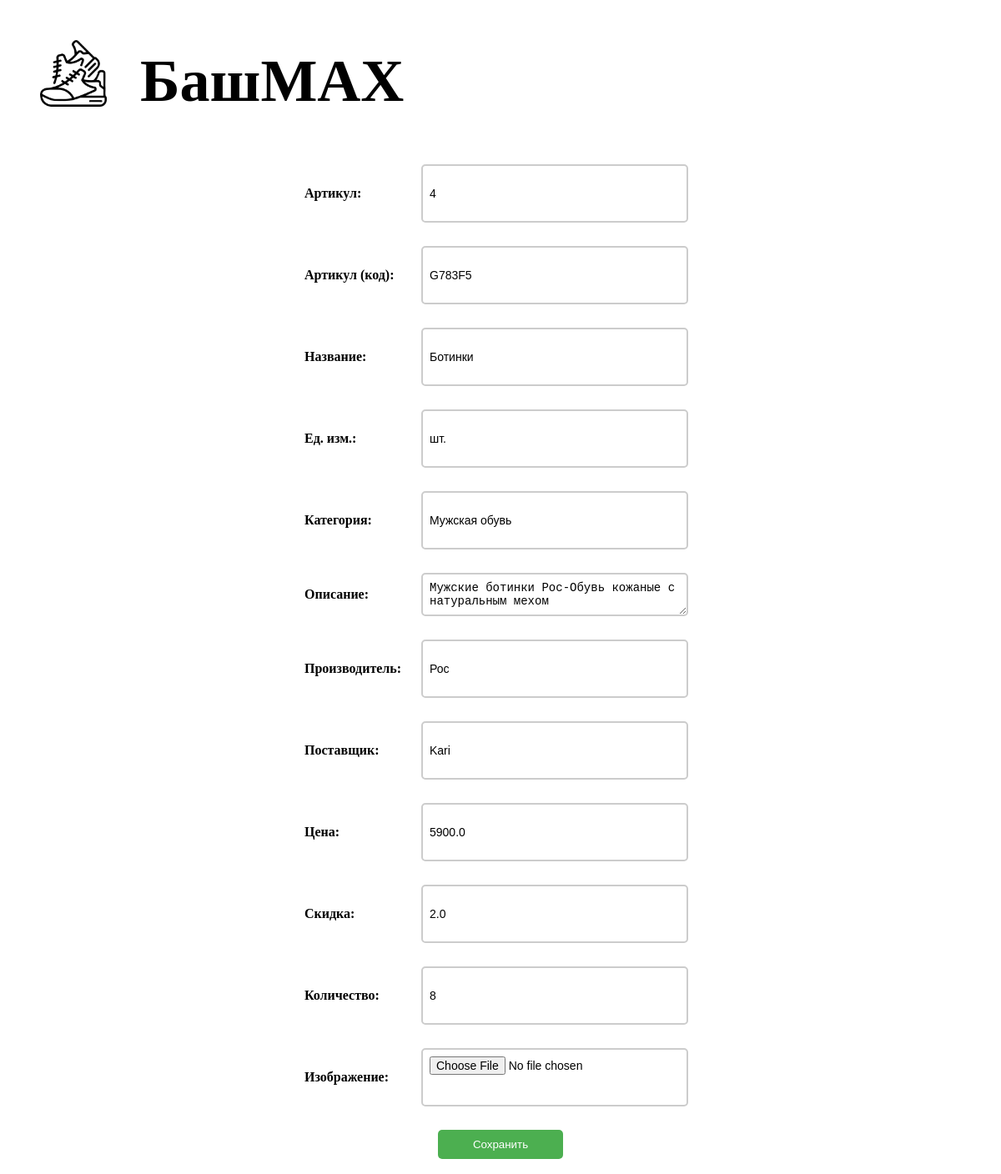
The app's page /edit_product/4 with its own data.
### tables this page shows
CREATE TABLE products (
        id INTEGER PRIMARY KEY AUTOINCREMENT,
        artikul TEXT,
        name TEXT,
        unit TEXT,
        category TEXT,
        description TEXT,
        manufacturer TEXT,
        supplier TEXT,
        price REAL,
        discount REAL,
        quantity INTEGER,
        image TEXT
    );

### main.py (the view, shortened to what this page needs)
@app.route("/edit_product/<int:id>", methods=["GET", "POST"])
def edit_product(id):
    conn = get_db()
    cursor = conn.cursor()
    message = None
    cursor.execute("SELECT * FROM products WHERE id=?", (id,))
    cursor.execute("SELECT * FROM products WHERE id = ?", (id,))
    product = cursor.fetchone()
    conn.close()
    return render_template("edit_product.html", p=product)

### main.py (called while the page is built)
def get_db():
    conn = sqlite3.connect(DB_NAME)
    conn.row_factory = sqlite3.Row
    return conn

### templates/edit_product.html (shortened to what this page needs)
<!DOCTYPE html>
<html>
<head>
    <link rel="stylesheet" href="{{ url_for('static', filename='styles.css') }}">
</head>
<body>
<header>
    <div style="display: flex;">
        <img style="margin: 40px; width: 80px; height: 80px"
             src="{{ url_for('static', filename='images/Icon.png') }}">
        <h1 style="font-size: 72px">БашMAX</h1>
    </div>
</header>
<main>
    <form method="post" enctype="multipart/form-data">
        <div class="form-row">
            <label for="id">Артикул:</label>
            <input id="id" readonly name="id" value="{{p[0]}}">
        </div>
        <div class="form-row">
            <label for="artikul">Артикул (код):</label>
            <input id="artikul" name="artikul" value="{{p[1]}}">
        </div>
        <div class="form-row">
            <label for="name">Название:</label>
            <input id="name" name="name" value="{{p[2]}}">
        </div>
        <div class="form-row">
            <label for="unit">Ед. изм.:</label>
            <input id="unit" name="unit" value="{{p[3]}}">
        </div>
        <div class="form-row">
            <label for="category">Категория:</label>
            <input id="category" name="category" value="{{p[4]}}">
        </div>
        <div class="form-row">
            <label for="description">Описание:</label>
            <textarea id="description" name="description">{{p[5]}}</textarea>
        </div>
        <div class="form-row">
            <label for="manufacturer">Производитель:</label>
            <input id="manufacturer" name="manufacturer" value="{{p[6]}}">
        </div>
        <div class="form-row">
            <label for="supplier">Поставщик:</label>
            <input id="supplier" name="supplier" value="{{p[7]}}">
        </div>
        <div class="form-row">
            <label for="price">Цена:</label>
            <input id="price" name="price" min="0" step="0.01" value="{{p[8]}}">
        </div>
        <div class="form-row">
            <label for="discount">Скидка:</label>
            <input id="discount" name="discount" value="{{p[9]}}">
        </div>
        <div class="form-row">
            <label for="quantity">Количество:</label>
            <input id="quantity" name="quantity" step="1" min="0" value="{{p[10]}}">
        </div>
        <div class="form-row">
            <label>Изображение:</label>
            <input type="file" name="image">
        </div>
        <button type="submit">Сохранить</button>
    </form>
</main>
</body>
</html>

### static/styles.css (style rules this page uses)
input { display: flex; padding: 8px; margin: 10px; border: 2px solid #ccc; border-radius: 5px; font-size: 14px; justify-content:center; align-items:center; width: 300px; height: 50px }
textarea { padding: 8px; margin: 10px; border: 2px solid #ccc; border-radius: 5px; font-size: 14px; justify-content:center; align-items:center; width: 300px }
button { background-color: #4CAF50; color: white; border: none; margin: 10px; padding: 10px 15px; border-radius: 5px; cursor: pointer; width: 150px }
form { display: flex; flex-direction: column; align-items: center; }
.form-row { display: flex; align-items: center; margin-bottom: 8px; }
.form-row label { width: 120px; margin-right: 10px; font-weight: bold; }
.form-row input, .form-row textarea { flex: 1; }

### records on screen
products: id "4", artikul "G783F5", name "Ботинки", unit "шт.", category "Мужская обувь", description "Мужские ботинки Рос-Обувь кожаные с натуральным мехом", manufacturer "Рос", supplier "Kari", price "5900.0", discount "2.0", quantity "8"
